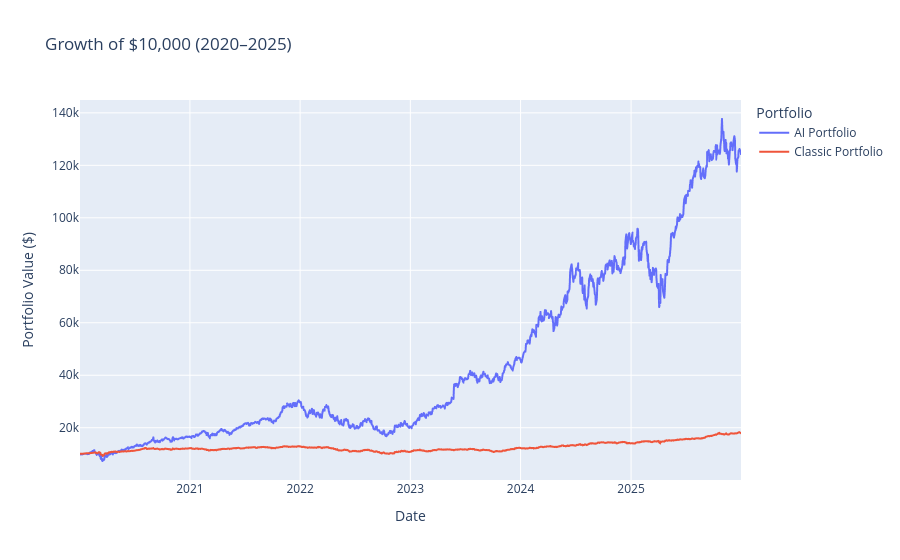

The cell this chart's notebook holds for it:
### Code cell
# Building a growth chart via plotly.express 

fig = px.line(
    growth,
    x=growth.index,
    y=["AI Portfolio", "Classic Portfolio"],
    title="Growth of $10,000 (2020–2025)",
    labels={
        "value": "Portfolio Value ($)",
        "Date": "Date",
        "variable": "Portfolio"
    }
)

fig.show()

### Figure 1 — Plotly figure (JSON) as saved in the notebook; plotly's stock layout.template omitted (floating-point values rounded to 4 significant figures; data arrays with more than 128 entries replaced by an {"elided": "..."} marker saying what was removed)
{"data": [{"hovertemplate": "Portfolio=AI Portfolio<br>Date=%{x}<br>Portfolio Value ($)=%{y}<extra></extra>", "legendgroup": "AI Portfolio", "line": {"color": "#636efa", "dash": "solid"}, "marker": {"symbol": "circle"}, "mode": "lines", "name": "AI Portfolio", "showlegend": true, "type": "scattergl", "x": {"elided": "1507 str values"}, "xaxis": "x", "y": {"elided": "1507 float values"}, "yaxis": "y"}, {"hovertemplate": "Portfolio=Classic Portfolio<br>Date=%{x}<br>Portfolio Value ($)=%{y}<extra></extra>", "legendgroup": "Classic Portfolio", "line": {"color": "#EF553B", "dash": "solid"}, "marker": {"symbol": "circle"}, "mode": "lines", "name": "Classic Portfolio", "showlegend": true, "type": "scattergl", "x": {"elided": "1507 str values"}, "xaxis": "x", "y": {"elided": "1507 float values"}, "yaxis": "y"}], "layout": {"legend": {"title": {"text": "Portfolio"}, "tracegroupgap": 0}, "title": {"text": "Growth of $10,000 (2020–2025)"}, "xaxis": {"anchor": "y", "domain": [0, 1], "title": {"text": "Date"}}, "yaxis": {"anchor": "x", "domain": [0, 1], "title": {"text": "Portfolio Value ($)"}}}}
